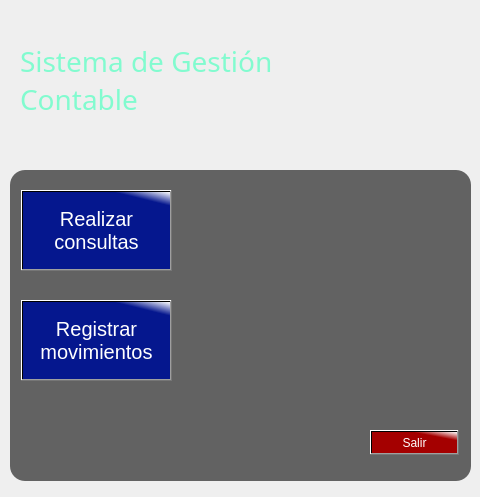
<?xml version="1.0" encoding="UTF-8"?>
<ui version="4.0">
 <class>ventana_SGC</class>
 <widget class="QWidget" name="ventana_SGC">
  <property name="geometry">
   <rect>
    <x>0</x>
    <y>0</y>
    <width>480</width>
    <height>497</height>
   </rect>
  </property>
  <property name="minimumSize">
   <size>
    <width>480</width>
    <height>497</height>
   </size>
  </property>
  <property name="maximumSize">
   <size>
    <width>480</width>
    <height>497</height>
   </size>
  </property>
  <property name="windowTitle">
   <string>Sistema de Gestión Contable</string>
  </property>
  <property name="windowIcon">
   <iconset resource="source.qrc">
    <normaloff>:/images/images/error_404-2.png</normaloff>:/images/images/error_404-2.png</iconset>
  </property>
  <property name="styleSheet">
   <string notr="true">QWidget{
	background-image: url(:/images/images/backgroundDarkRed.jpg);
}

QFrame#frame_top{
background-image: url(:/images/images/darkBlueBackground.png);

	border-radius: 15px;
}

QFrame#frame_bottom{
	width: 260px;
    height: 260px;
    border-radius: 15px;
    background: rgba(3,3,3,0.60);
    display: none;
}

QLabel#label_404{
	background: transparent;
}

QLabel#label_titulo{
	color: rgb(130, 251, 207);
	background: transparent;
	font-size: 28px;
	font-family: Sans;
}

QPushButton#pushButton_salir{
color: white;
background: qlineargradient(spread:pad, x1:0.800995, y1:0.256182, x2:1, y2:0, stop:0 rgba(164, 0, 0, 255), stop:1 rgba(255, 255, 255, 255))
}

QPushButton#pushButton_registrarMovimientos{
	background: qlineargradient(spread:pad, x1:0.93, y1:0.147727, x2:1, y2:0, stop:0 rgba(0, 19, 144, 243), stop:1 rgba(255, 255, 255, 255));
	color: white;
	font-size: 20px;
}

QPushButton#pushButton_realizarConsultas{
	background: qlineargradient(spread:pad, x1:0.93, y1:0.147727, x2:1, y2:0, stop:0 rgba(0, 19, 144, 243), stop:1 rgba(255, 255, 255, 255));
	color: white;
	font-size: 20px;
}

QLabel#label_realizarConsultas{
	background: transparent;
}

QLabel#label_registrarMovimientos{
	background: transparent;
}</string>
  </property>
  <widget class="QFrame" name="frame_top">
   <property name="geometry">
    <rect>
     <x>10</x>
     <y>20</y>
     <width>461</width>
     <height>111</height>
    </rect>
   </property>
   <property name="frameShape">
    <enum>QFrame::StyledPanel</enum>
   </property>
   <property name="frameShadow">
    <enum>QFrame::Raised</enum>
   </property>
   <widget class="QLabel" name="label_404">
    <property name="geometry">
     <rect>
      <x>260</x>
      <y>-10</y>
      <width>211</width>
      <height>141</height>
     </rect>
    </property>
    <property name="text">
     <string/>
    </property>
    <property name="pixmap">
     <pixmap resource="source.qrc">:/images/images/error404.png</pixmap>
    </property>
    <property name="scaledContents">
     <bool>true</bool>
    </property>
   </widget>
   <widget class="QLabel" name="label_titulo">
    <property name="geometry">
     <rect>
      <x>10</x>
      <y>30</y>
      <width>291</width>
      <height>61</height>
     </rect>
    </property>
    <property name="text">
     <string>Sistema de Gestión 
Contable</string>
    </property>
   </widget>
  </widget>
  <widget class="QFrame" name="frame_bottom">
   <property name="geometry">
    <rect>
     <x>10</x>
     <y>170</y>
     <width>461</width>
     <height>311</height>
    </rect>
   </property>
   <property name="frameShape">
    <enum>QFrame::StyledPanel</enum>
   </property>
   <property name="frameShadow">
    <enum>QFrame::Raised</enum>
   </property>
   <widget class="QPushButton" name="pushButton_salir">
    <property name="geometry">
     <rect>
      <x>360</x>
      <y>260</y>
      <width>89</width>
      <height>25</height>
     </rect>
    </property>
    <property name="text">
     <string>Salir</string>
    </property>
   </widget>
   <widget class="QPushButton" name="pushButton_registrarMovimientos">
    <property name="geometry">
     <rect>
      <x>11</x>
      <y>130</y>
      <width>151</width>
      <height>81</height>
     </rect>
    </property>
    <property name="text">
     <string>Registrar 
movimientos</string>
    </property>
   </widget>
   <widget class="QPushButton" name="pushButton_realizarConsultas">
    <property name="geometry">
     <rect>
      <x>11</x>
      <y>20</y>
      <width>151</width>
      <height>81</height>
     </rect>
    </property>
    <property name="text">
     <string>Realizar 
consultas</string>
    </property>
   </widget>
   <widget class="QLabel" name="label_realizarConsultas">
    <property name="geometry">
     <rect>
      <x>300</x>
      <y>20</y>
      <width>101</width>
      <height>81</height>
     </rect>
    </property>
    <property name="text">
     <string/>
    </property>
    <property name="pixmap">
     <pixmap resource="source.qrc">:/images/images/consultar.png</pixmap>
    </property>
    <property name="scaledContents">
     <bool>true</bool>
    </property>
   </widget>
   <widget class="QLabel" name="label_registrarMovimientos">
    <property name="geometry">
     <rect>
      <x>280</x>
      <y>120</y>
      <width>141</width>
      <height>101</height>
     </rect>
    </property>
    <property name="text">
     <string/>
    </property>
    <property name="pixmap">
     <pixmap resource="source.qrc">:/images/images/RegistrarMovimientos.png</pixmap>
    </property>
    <property name="scaledContents">
     <bool>true</bool>
    </property>
   </widget>
  </widget>
 </widget>
 <resources>
  <include location="source.qrc"/>
 </resources>
 <connections/>
</ui>
